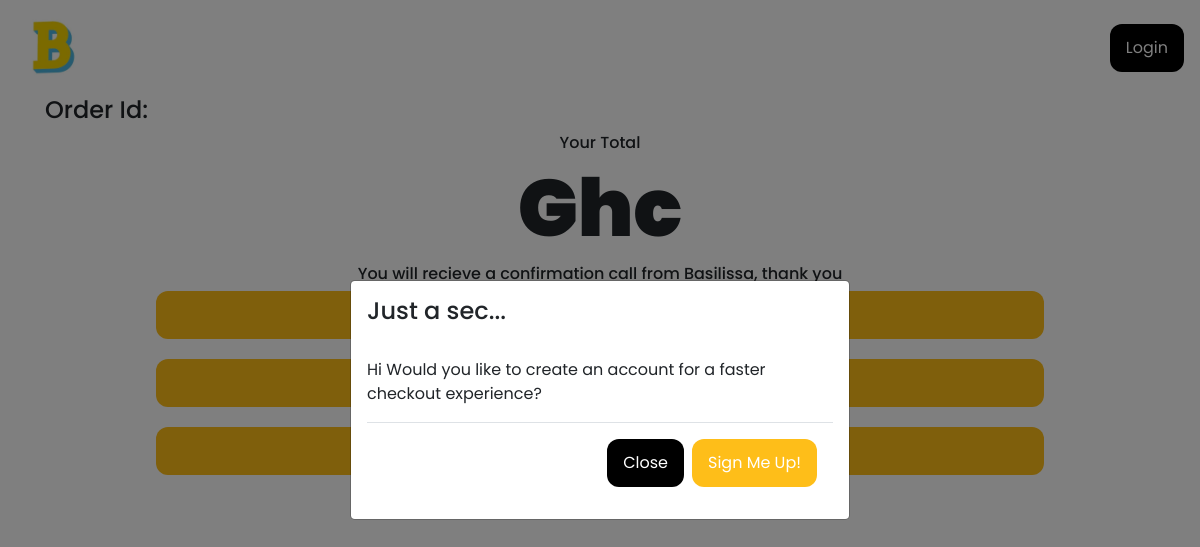
/reciept/4, run on an earlier commit of the app's database.
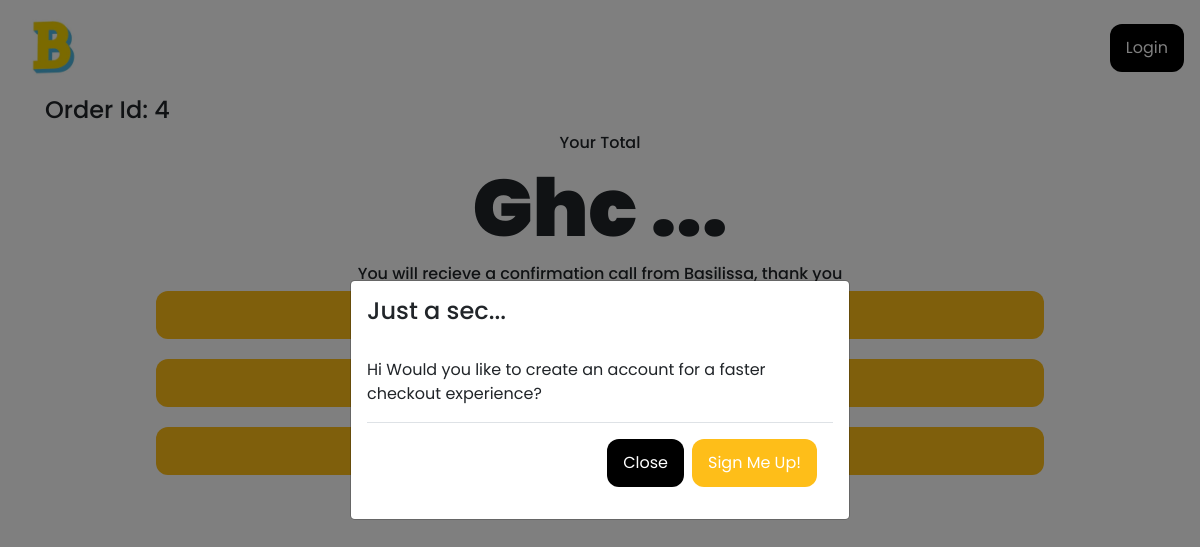
And on a later commit of the database.
### models.py (models this page shows, shortened)
class Order(db.Model):
    id = db.Column(db.Integer, primary_key=True)
    order = db.Column(db.String(), nullable=False)
    user = db.Column(db.String(),nullable=False)
    phone = db.Column(db.String(), nullable=False)
    location = db.Column(db.String(), nullable=False)
    branch = db.Column(db.String(), nullable=False)
    date_created = db.Column(db.DateTime, default=datetime.utcnow)
    total = db.Column(db.String)

### app.py (the view)
@app.route("/reciept/<int:id>")
def reciept(id):
    print(id)
    order = Order.query.filter_by(id=id).first()
    return render_template('reciept.html', order = order)

### templates/reciept.html (shortened to what this page needs)
{% extends "base.html" %}
{% block body %}
<div class="container">
    <h4 onload="myFunction()">Order Id: {{order.id}}</h4>
    <div style="text-align: center;">
        <h6>Your Total</h6>
        <h1 style="font-weight: 900; font-size: 80px;">Ghc {{order.total}}</h1>
        <h6>You will recieve a confirmation call from Basilissa, thank you</h6>
            <div style="margin-bottom: 20px;">
                <a href="{{url_for('index')}}">
                    <button class="button-solid-yellow" style="width: 80%;" >Order Again</button>
                </a>
            </div>
            <div style="margin-bottom: 20px;">
                <button class="button-solid-yellow" style="width: 80%;">Report Situation</button>
            </div>
            <div style="margin-bottom: 20px;">
                <button class="button-solid-yellow" style="width: 80%;">Call Basilissa</button>
            </div>
    </div>
</div>
{% if current_user.name %}
{% else %}
<div class="modal fade" id="exampleModalCenter" tabindex="-1" role="dialog" aria-labelledby="exampleModalCenterTitle" aria-hidden="true">
  <div class="modal-dialog modal-dialog-centered" role="document">
    <div class="modal-content">
      <div class="modal-body">
        <h4>
          Just a sec...
        </h4>
        <br>
        <div>
          <p>Hi Would you like to create an account for a faster checkout experience?</p>
      </div>
      <div class="modal-footer">
        <button type="button" class="button-solid-black" data-dismiss="modal">Close</button>
        <a href="{{url_for('signup')}}">
          <button type="button" class="button-solid-yellow">Sign Me Up!</button>
        </a>
      </div>
    </div>
  </div>
</div>
{% endif %}
{% endblock %}

What changed in the data, as far as the page shows it:
added Order: id "4", total "..."
